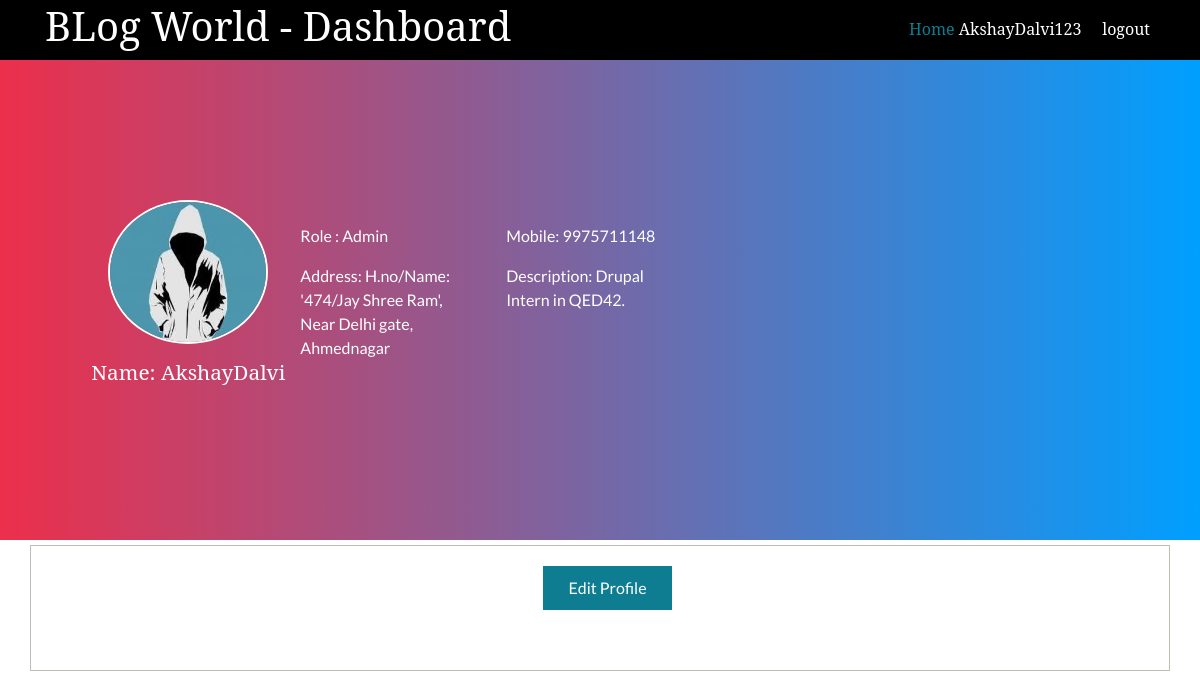
The page /admin/userProfile.php (signed in) on the database its author committed.
### tables this page shows
CREATE TABLE `profile` (
  `profile_id` int(11) NOT NULL,
  `user_id` int(11) NOT NULL,
  `firstname` varchar(255) NOT NULL,
  `lastname` varchar(255) NOT NULL,
  `mobileno` bigint(11) NOT NULL,
  `address` varchar(255) NOT NULL,
  `description` varchar(255) NOT NULL
);

### admin/Class/Database.php (called while the page is built, shortened)
<?php
class Database
{
    public function __construct()
    {
        $this->conn = mysqli_connect("localhost", "root", "", "phppractice");
    }
}
?>

### admin/Class/Profile.php (called while the page is built, shortened)
<?php
require_once('Database.php');
class Profile extends Database {
  public function getProfile() {
    global $conn;
    $user_id= $_SESSION['user']['id'];
    extract($_POST);
    $query = "SELECT * FROM profile WHERE user_id=$user_id";
    $result = mysqli_query($conn, $query);
    if($result) {
      return mysqli_fetch_assoc($result);
    } else {
      return null;
    }
  }
}

### admin/userProfile.php (the view, shortened to what this page needs)
<?php  include('../config.php'); ?>
<?php include(ROOT_PATH . '/admin/main/head_section.php'); ?>
<?php include(ROOT_PATH . '/admin/Class/Profile.php'); ?>
</head>
<body>
  <div class="header">
    <div class="logo">
      <a href="<?php echo BASE_URL .'admin/dashboard.php' ?>">
          <h1>BLog World - Dashboard</h1>
      </a>
    </div>
    <?php if (isset($_SESSION['user'])): ?>
      <div class="user-info">
          <a href="<?php BASE_URL ?>../index.php"> Home </a>
          <span><?php echo $_SESSION['user']['username'] ?></span> &nbsp; &nbsp;
          <a href="<?php echo BASE_URL . '/logout.php'; ?>" class="logout-btn">logout</a>
      </div>
    <?php endif ?>
  </div>
   <?php
    $pro = new Profile();
    $profile = $pro->getProfile();
    ?>
<section class="profile">
  <header class="Header">
    <?php if(isset($profile)) { ?>
    <div class="details">
      <img src="../images/profile.jpg" alt="John Doe" class="profile-pic">
        <h1 class="heading">Name: <?php echo $profile['firstname'] . $profile['lastname'] ?> </h1>
    </div>
    <div class="stats">
      <div class="col-3">
      <p>Role : <?php echo $_SESSION['user']['role'] ?></p>
      <p>Address: <?php echo $profile['address']?></p>
      </div>
      <div class="col-3">
      <p>Mobile: <?php echo $profile['mobileno']?></p>
      <p>Description: <?php echo $profile['description']?></p>
      </div>
    </div>
    <?php } else {
      echo "Profile is not updated, kindly Update it first.";
    } ?>
  </header>
</section>
<div class="container dashboard">
  <div class="buttons d-flex flex-row justify-content-center">
              <a href="editProfile.php">Edit Profile</a>
  </div>
</div>

### style/css/adminMain.css (style rules this page uses)
.header { padding:2px 45px;font-family:"Noto Serif",serif;color:#fff;background:#000 }
.header .logo { width:50%;float:left }
.header .logo h1 { color:#fff }
.header .user-info { margin-top:10px;margin-left:5px;padding:5px;float:right }
.header .logout-btn { color:#fff;text-decoration:none }
.header:after { content:"";display:block;clear:both }
* { margin:0px;padding:0px }
a { text-decoration:none;color:#0e7d92 }
h1,h2,h3,h4,h5,h6 { font-family:"Noto Serif",serif }
.container { width:95%;margin:5px auto 50px;border:1px solid #bfbcb3;padding:10px 0px 50px }
.container:after { content:"";display:block;clear:both }
.container.dashboard .buttons { margin-left:15px }
.container.dashboard .buttons a { display:inline-block;margin:10px;text-decoration:none;color:#444;padding:10px 25px;border:none;background-color:#0e7d92;color:#fff }

### admin/userProfile.php (style rules this page uses)
body { margin: 0; font-family: 'Lato', sans-serif; }
.Header { min-height: 60vh; background: #009FFF; background: linear-gradient(to right, #ec2F4B, #009FFF); color: white; clip-path: ellipse(100vw 60vh at 50% 50%); display: flex; align-items: center; justify-content: center; }
.details { text-align: center; }
.profile-pic { height: 9rem; width: 10rem; object-fit: center; border-radius: 50%; border: 2px solid #fff; }
.stats { display: flex; }
.heading { font-weight: 400; font-size: 1.3rem; margin: 1rem 0; }

### rows shown on the page
profile: firstname "Akshay", lastname "Dalvi", address "H.no/Name: '474/Jay Shree Ram', Near Delhi gate, Ahmednagar", mobileno "9975711148", description "Drupal Intern in QED42."

### other values the page prints
$_SESSION['user']['username'] "AkshayDalvi123"
$_SESSION['user']['role'] "Admin"
